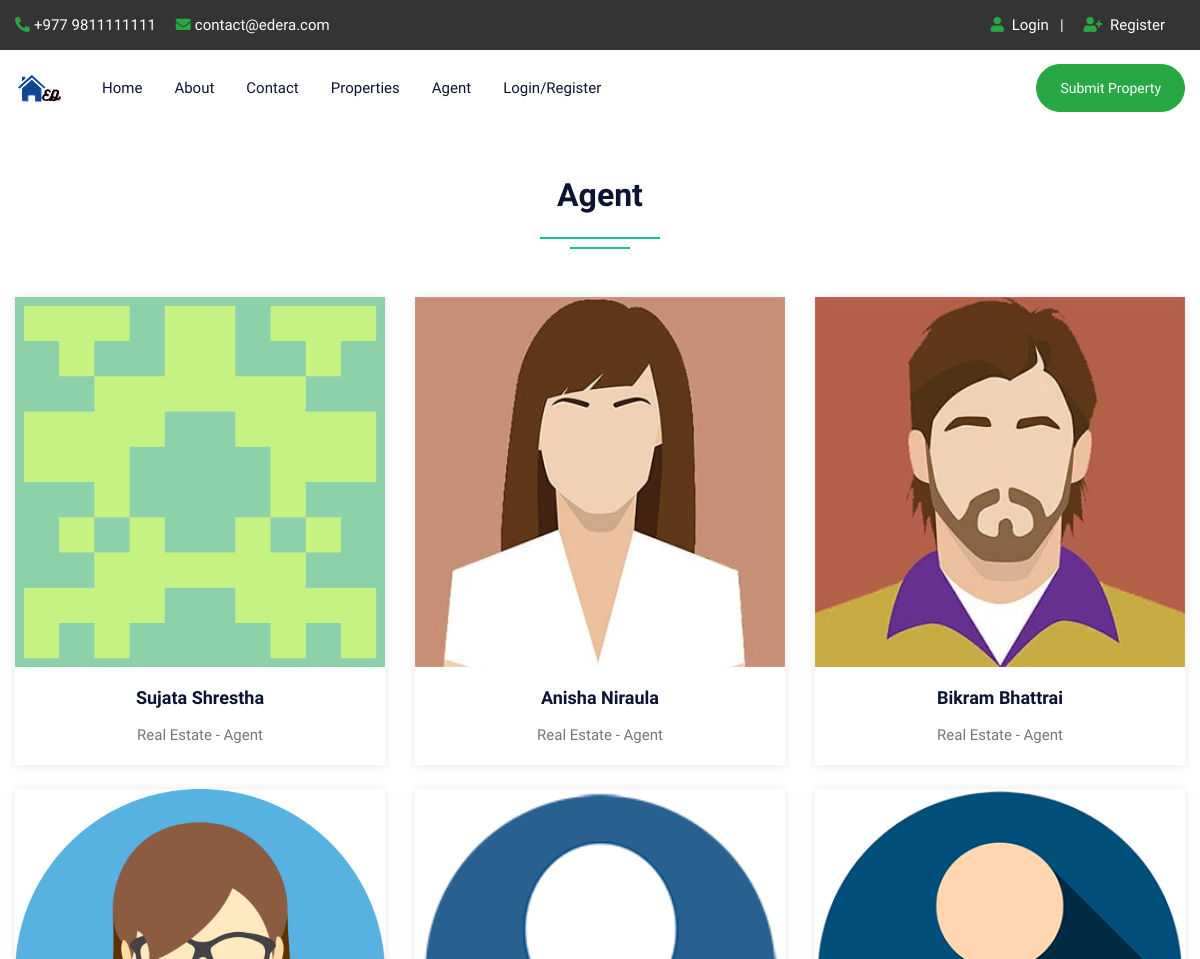
Before: /agent.php (upper part) with the older database file.
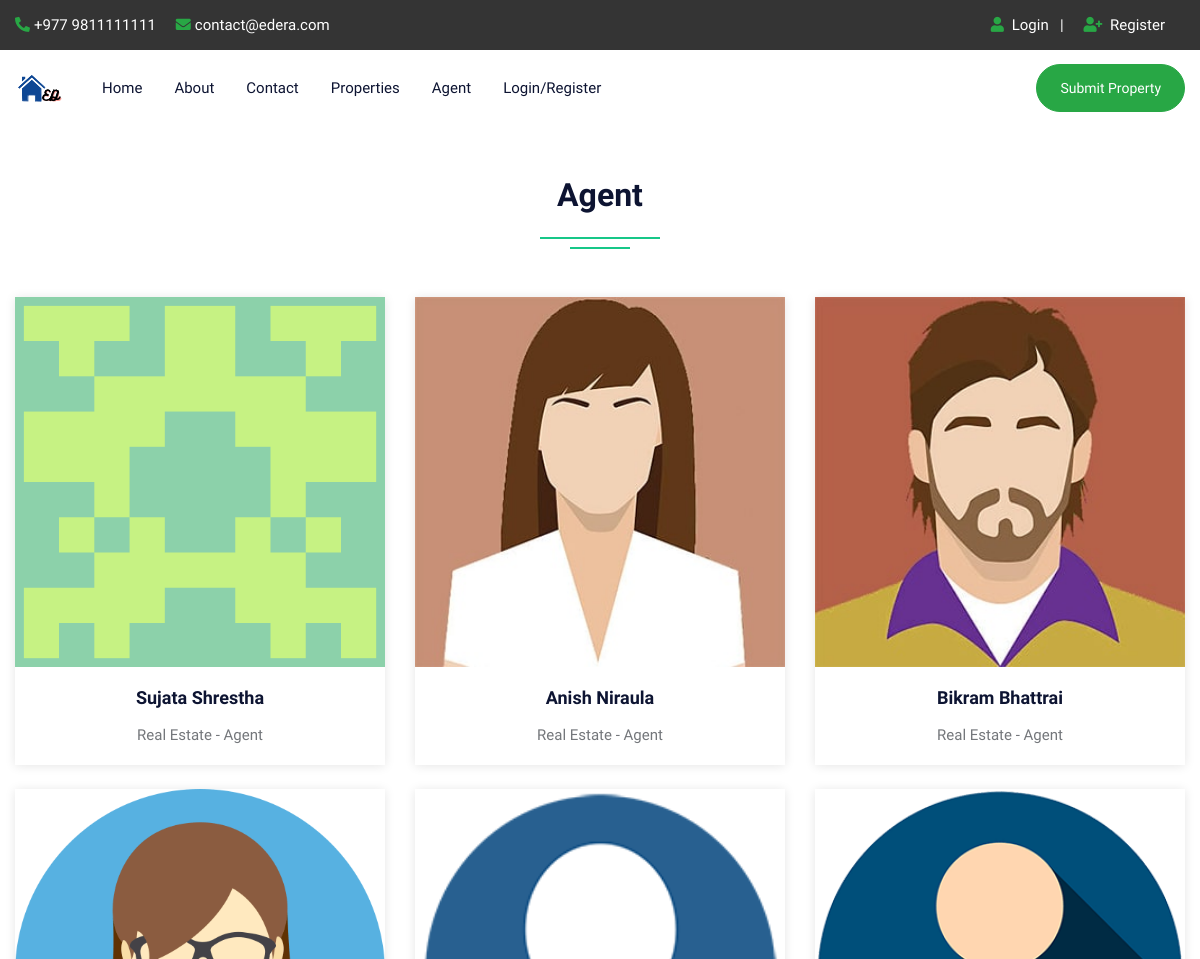
After: the same page with the newer database file.
### tables this page shows
CREATE TABLE `user` (
  `uid` int(50) NOT NULL,
  `uname` varchar(100) NOT NULL,
  `uemail` varchar(100) NOT NULL,
  `uphone` varchar(20) NOT NULL,
  `upass` varchar(50) NOT NULL,
  `utype` varchar(50) NOT NULL,
  `uimage` varchar(300) NOT NULL
);

### agent.php (the view, shortened to what this page needs)
<!DOCTYPE html>
<html lang="en">
<head>
<link rel="stylesheet" type="text/css" href="css/bootstrap.min.css">
<link rel="stylesheet" type="text/css" href="css/bootstrap-slider.css">
<link rel="stylesheet" type="text/css" href="css/jquery-ui.css">
<link rel="stylesheet" type="text/css" href="css/layerslider.css">
<link rel="stylesheet" type="text/css" href="css/color.css" id="color-change">
<link rel="stylesheet" type="text/css" href="css/owl.carousel.min.css">
<link rel="stylesheet" type="text/css" href="css/font-awesome.min.css">
<link rel="stylesheet" type="text/css" href="fonts/flaticon/flaticon.css">
<link rel="stylesheet" type="text/css" href="css/style.css">
</head>
<body>
<div id="page-wrapper">
    <div class="row">
		<?php include("include/header.php");?>
        <div class="full-row">
            <div class="container">
				<div class="row">
                    <div class="col-lg-12">
                        <h2 class="text-secondary double-down-line text-center mb-5">Agent</h2>
                        </div>
                </div>
                <div class="row">
                                   <?php
							$query=mysqli_query($con,"SELECT * FROM user WHERE utype='agent'");
								while($row=mysqli_fetch_array($query))
								{
                            ?>
                    <div class="col-md-6 col-lg-4">
                        <div class="hover-zoomer bg-white shadow-one mb-4">
                            <div class="overflow-hidden"> <img src="admin/user/<?php echo $row['6'];?>" alt="aimage"> </div>
                            <div class="py-3 text-center">
                                <h5 class="text-secondary hover-text-success"><a href="#"><?php echo $row['1'];?></a></h5>
                                <span>Real Estate - Agent</span> </div>
                        </div>
                    </div>
                    <?php } ?>
                </div>
            </div>
        </div>
    </div>
</div>
</body>
</html>

### include/header.php (shortened to what this page needs)
<header id="header" class="transparent-header-modern fixed-header-bg-white w-100">
            <div class="top-header bg-secondary">
                <div class="container">
                    <div class="row">
                        <div class="col-md-8">
                            <ul class="top-contact list-text-white  d-table">
                                <li><a href="#"><i class="fas fa-phone-alt text-success mr-1"></i>+977 9811111111</a></li>
                                <li><a href="#"><i class="fas fa-envelope text-success mr-1"></i>contact@edera.com</a></li>
                            </ul>
                        </div>
                        <div class="col-md-4">
                            <div class="top-contact float-right">
                                <ul class="list-text-white d-table">
								<li><i class="fas fa-user text-success mr-1"></i>
								<?php  if(isset($_SESSION['uemail']))
								{ ?>
								<a href="logout.php">Logout</a>&nbsp;&nbsp;<?php } else { ?>
								<a href="login.php">Login</a>&nbsp;&nbsp;
								| </li>
								<li><i class="fas fa-user-plus text-success mr-1"></i><a href="register.php"> Register</li><?php } ?>
								</ul>
                            </div>
                        </div>
                    </div>
                </div>
            </div>
            <div class="main-nav secondary-nav hover-success-nav py-2">
                <div class="container">
                    <div class="row">
                        <div class="col-lg-12">
                            <nav class="navbar navbar-expand-lg navbar-light p-0"> <a class="navbar-brand position-relative" href="index.php"><img class="nav-logo" src="images/logo/hlogo.png" alt=""></a>
                                <div class="collapse navbar-collapse" id="navbarSupportedContent">
                                    <ul class="navbar-nav mr-auto">
                                        <li class="nav-item dropdown"> <a class="nav-link" href="index.php" role="button" aria-haspopup="true" aria-expanded="false">Home</a></li>
										<li class="nav-item"> <a class="nav-link" href="about.php">About</a> </li>
                                        <li class="nav-item"> <a class="nav-link" href="contact.php">Contact</a> </li>
                                        <li class="nav-item"> <a class="nav-link" href="property.php">Properties</a> </li>
                                        <li class="nav-item"> <a class="nav-link" href="agent.php">Agent</a> </li>
										<?php  if(isset($_SESSION['uemail']))
										{ ?>
										<li class="nav-item dropdown">
											<a class="nav-link dropdown-toggle" href="#" role="button" data-toggle="dropdown" aria-haspopup="true" aria-expanded="false">My Account</a>
											<ul class="dropdown-menu">
												<li class="nav-item"> <a class="nav-link" href="profile.php">Profile</a> </li>
												<li class="nav-item"> <a class="nav-link" href="feature.php">Your Property</a> </li>
												<li class="nav-item"> <a class="nav-link" href="logout.php">Logout</a> </li>
											</ul>
                                        </li>
										<?php } else { ?>
										<li class="nav-item"> <a class="nav-link" href="login.php">Login/Register</a> </li>
										<?php } ?>
                                    </ul>
									<a class="btn btn-success d-none d-xl-block" style="border-radius:30px;" href="submitproperty.php">Submit Property</a>
                                </div>
                            </nav>
                        </div>
                    </div>
                </div>
            </div>
        </header>

### css/color.css (style rules this page uses)
:root { --theme-ordinary-color: #74777b; }
:root { --theme-primary-color: #17c788; }
:root { --theme-secondary-color: #0d1432; }
:root { --theme-white-color: #fff; }
:root { --theme-light-color: #f8f8f8; }
:root { --theme-gray-color: #f5f5f5; }
:root { --theme-footer-color: #091b4b; }
:root { --theme-dark-color: #091b4b; }
:root { --text-light-color: #a3a7af; }
:root { --theme-primary-opacity-color: rgba(11, 191, 141, .8); }
:root { --theme-secondary-opacity-color: rgba(13,20,50,0.7); }
:root { --theme-white-opacity-color: rgba(255, 255, 255, 0.3); }
:root { --theme-dark-opacity-color: rgba(0, 0, 0, 0.5); }
:root { --theme-ordinary-font: 'Muli', sans-serif; }
:root { --theme-highlight-font: 'Comfortaa', cursive; }

Changed rows visible on the page:
changed user: uname "Anisha Niraula" → "Anish Niraula"
